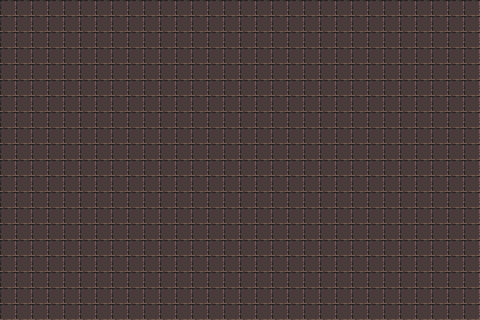

Tiled map render using the project's own tile images. Description and the map definition, with tile-layer contents summarised, below:
An orthogonal 30x20 tile map with 16x16 px tiles, 1 tile layer (mapa).

<map version="1.10" tiledversion="1.10.0" orientation="orthogonal" renderorder="right-down" width="30" height="20" tilewidth="16" tileheight="16" infinite="0" nextlayerid="2" nextobjectid="1">
 <tileset firstgid="1" source="DungeonTileset.tsx" />
 <layer id="1" name="mapa" width="30" height="20">
  <data>[600 cells, 600 non-empty, 1 distinct tile ids]</data>
 </layer>
</map>
